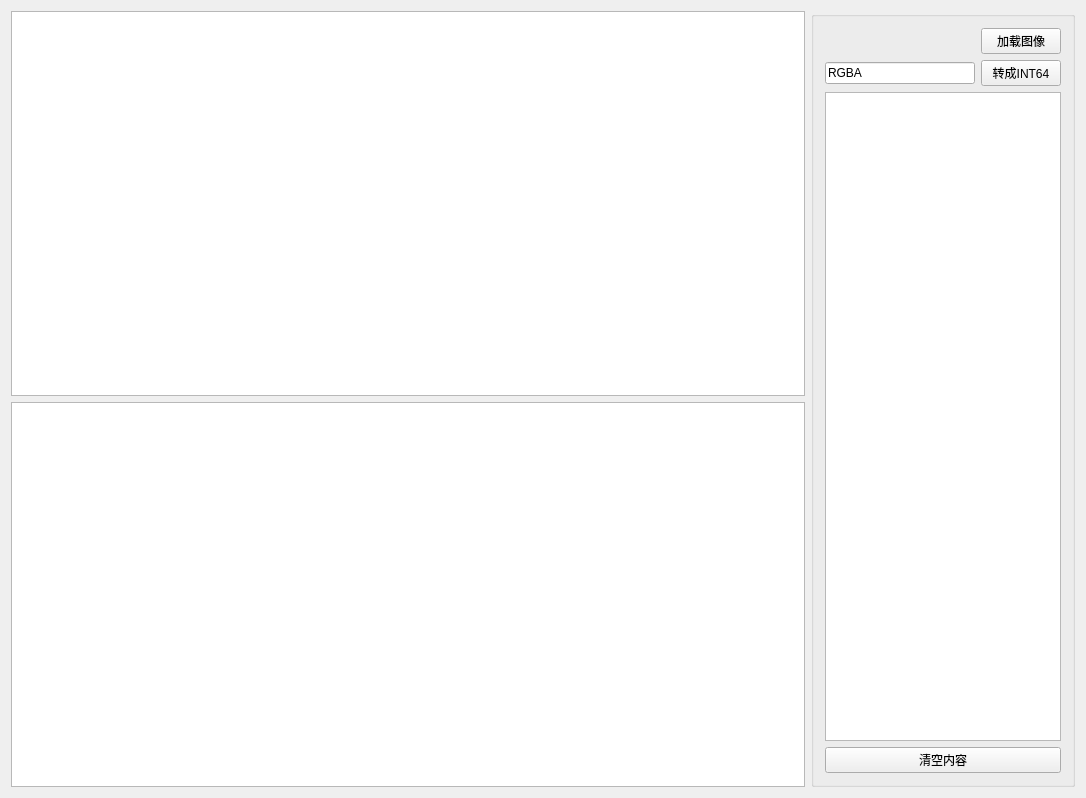
<?xml version="1.0" encoding="UTF-8"?>
<ui version="4.0">
 <class>Widget</class>
 <widget class="QWidget" name="Widget">
  <property name="geometry">
   <rect>
    <x>0</x>
    <y>0</y>
    <width>1086</width>
    <height>798</height>
   </rect>
  </property>
  <property name="windowTitle">
   <string>Widget</string>
  </property>
  <layout class="QHBoxLayout" name="horizontalLayout" stretch="3,1">
   <item>
    <layout class="QVBoxLayout" name="verticalLayout_2" stretch="1,1">
     <item>
      <widget class="GraphicsView" name="graphicsView"/>
     </item>
     <item>
      <widget class="GraphicsView" name="graphicsView_2"/>
     </item>
    </layout>
   </item>
   <item>
    <widget class="QGroupBox" name="groupBox">
     <property name="title">
      <string/>
     </property>
     <layout class="QVBoxLayout" name="verticalLayout">
      <item>
       <layout class="QGridLayout" name="gridLayout">
        <item row="2" column="2">
         <widget class="QPushButton" name="pushButtonToINT64">
          <property name="text">
           <string>转成INT64</string>
          </property>
         </widget>
        </item>
        <item row="2" column="1">
         <widget class="QLineEdit" name="lineEdit">
          <property name="text">
           <string>RGBA</string>
          </property>
         </widget>
        </item>
        <item row="1" column="2">
         <widget class="QPushButton" name="pushButtonLoad">
          <property name="text">
           <string>加载图像</string>
          </property>
         </widget>
        </item>
       </layout>
      </item>
      <item>
       <widget class="QTextEdit" name="textEdit"/>
      </item>
      <item>
       <widget class="QPushButton" name="pushButtonClear">
        <property name="text">
         <string>清空内容</string>
        </property>
       </widget>
      </item>
     </layout>
    </widget>
   </item>
  </layout>
 </widget>
 <layoutdefault spacing="6" margin="11"/>
 <customwidgets>
  <customwidget>
   <class>GraphicsView</class>
   <extends>QGraphicsView</extends>
   <header>graphicsview.h</header>
  </customwidget>
 </customwidgets>
 <resources/>
 <connections/>
</ui>
